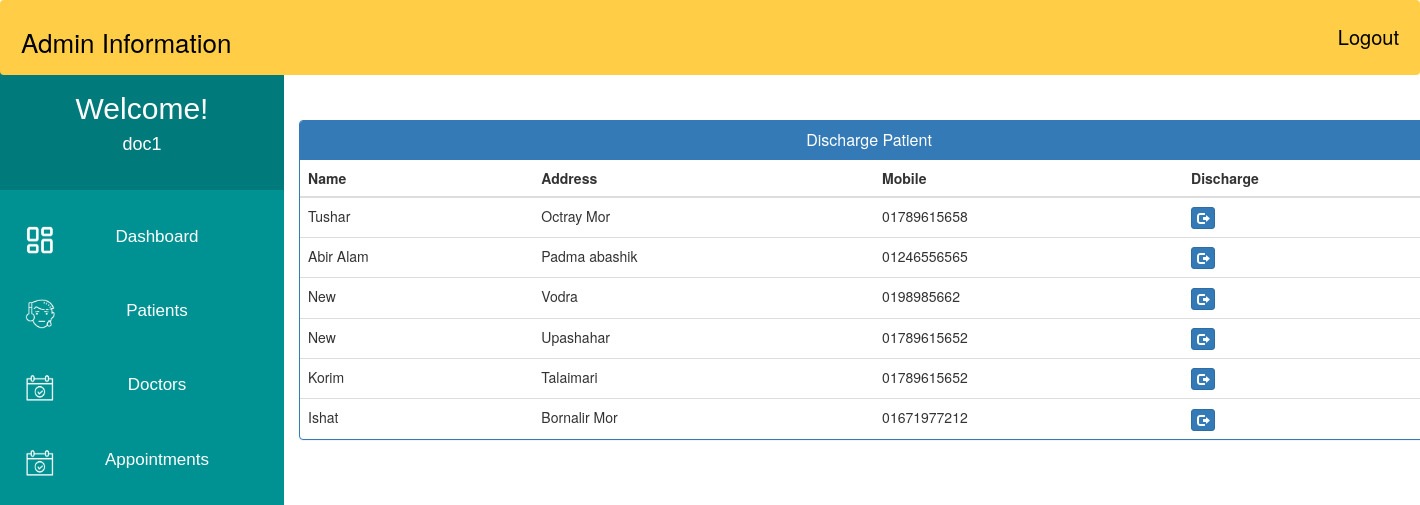
The page /admin_discharge_patient/ (signed in) on the database its author committed.
### MyApp/models.py (models this page shows, shortened)
class Patient(models.Model):
    user = models.OneToOneField(User, on_delete=models.CASCADE)
    Patient_First_Name = models.CharField(max_length=50, default="")
    Patient_Last_Name = models.CharField(max_length=50, default="")
    gender = models.CharField(max_length=10, choices=GENDER)
    contact = models.CharField(max_length=11)
    address = models.CharField(max_length=350)
    symptoms = models.CharField(max_length=500, default="")
    status = models.BooleanField(default=False)
    admitDate = models.DateField(auto_now=True)
    assignedDoctorId = models.PositiveIntegerField(null=True)

### MyApp/views.py (the view)
# urls.py: path('admin_discharge_patient/', views.admin_discharge_patient,name='admin_discharge_patient'),
@login_required(login_url='adminlogin')
def admin_discharge_patient(request):
    patients=Patient.objects.all().filter(status=True)
    return render(request,'MyApp/admin_discharge_patient.html',{'patients':patients})

### templates/MyApp/admin_discharge_patient.html (shortened to what this page needs)
<!DOCTYPE html>
<html lang="en">
<head>
    <link href="//netdna.bootstrapcdn.com/bootstrap/3.0.0/css/bootstrap.min.css" rel="stylesheet" id="bootstrap-css">
</head>
<body>
    {% include 'MyApp/admin_base.html' %}
    <div class="container"  style="margin-left:20%;margin-top: 120px;">
  <div class="panel panel-primary">
    <div class="panel-heading">
      <h6 class="panel-title">Discharge Patient</h6>
    </div>
    <table class="table table-hover" id="dev-table">
      <thead>
        <tr>
          <th>Name</th>
          <th>Address</th>
          <th>Mobile</th>
          <th>Discharge</th>
        </tr>
      </thead>
      {% for p in patients %}
      <tr>
        <td> {{p.Patient_First_Name}}</td>
        <td>{{p.address}}</td>
        <td>{{p.contact}}</td>
        <td><a class="btn btn-primary btn-xs" href="{% url 'MyApp:discharge_patient' p.id  %}"><span class="glyphicon glyphicon-log-out"></span></a></td>
      </tr>
      {% endfor %}
    </table>
  </div>
</div>
</body>
</html>

### templates/MyApp/admin_base.html (shortened to what this page needs)
<!DOCTYPE html>
{% load staticfiles %}
<html lang="en">
<head>
</head>
<body>
    <div class="navbar">
        <a>Admin Information</a>
        <a href="{% url 'MyApp:logout' %}" class="logoutbtn" style="font-size:18px, text-align: center;">Logout</a>
    </div>
     <div class="sidebar">
        <div class="userprofile">
            <h2 style="color:white; font-family:sans-serif; padding-top:25px; text-align:center; margin:0px;">Welcome!</h2>
            <h4 style="color:white; font-family:sans-serif; text-align:center; padding-bottom:35px;">{{request.user.username}}</h4>
        </div>
        <a href="{% url 'MyApp:admin_dashboard' %}"><img class="icon" src="{% static "images/PDash.png" %}">Dashboard</a>
        <a href="{% url 'MyApp:admin_patient' %}"><img class="icon" src="{% static "images/PIcon.png" %}">Patients</a>
        <a href="{% url 'MyApp:admin_doctor' %}"><img class="icon" src="{% static "images/ApptIcon.png" %}">Doctors</a>
        <a href="{% url 'MyApp:admin_appointment' %}"><img class="icon" src="{% static "images/ApptIcon.png" %}">Appointments</a>
    </div>
</body>
</html>

### templates/MyApp/admin_base.html (style rules this page uses)
body { background-color: rgb(255, 255, 255); padding: 0px; margin-top: 0px; margin-left: 0px; margin-right: 0px; margin-bottom: 0px; }
.navbar { overflow: hidden; background-color: rgb(255, 206, 70); height:75px; width:100%; padding-top:22px; z-index:1; top:0; position:fixed; display:block; }
.navbar a { float: left; display:block; font-size: 26px; color: black; text-align: center; padding-left:20px; text-decoration: none; }
.navbar .logoutbtn { float: right; display:block; font-size: 20px; color: black; text-align: center; padding-right:20px; text-decoration: none; }
.sidebar .userprofile { background-color: rgb(0, 122, 122); }
.sidebar { margin-top: 0px; padding-top: 0px; width: 20%; text-align: center; height=100vh; background-color: rgb(0, 146, 146); font-family: sans-serif; font-size:17px; font-weight: normal; position: fixed; top: 67px; left: 0; bottom: 0; }
.sidebar a { display: block; color: white; padding: 25px; text-decoration: none; }
.icon { float:left; width:30px; height:30px; }

### templates/MyApp/admin_discharge_patient.html (style rules this page uses)
a:link { text-decoration: none; }
h6 { text-align: center; }

### rows shown on the page
Patient: Patient_First_Name "Tushar", address "Octray Mor", contact "01789615658"
Patient: Patient_First_Name "Abir Alam", address "Padma abashik", contact "01246556565"
Patient: Patient_First_Name "New", address "Vodra", contact "0198985662"
Patient: Patient_First_Name "New", address "Upashahar", contact "01789615652"
Patient: Patient_First_Name "Korim", address "Talaimari", contact "01789615652"
Patient: Patient_First_Name "Ishat", address "Bornalir Mor", contact "01671977212"

### other values the page prints
{{ request.user.username }} "doc1"
